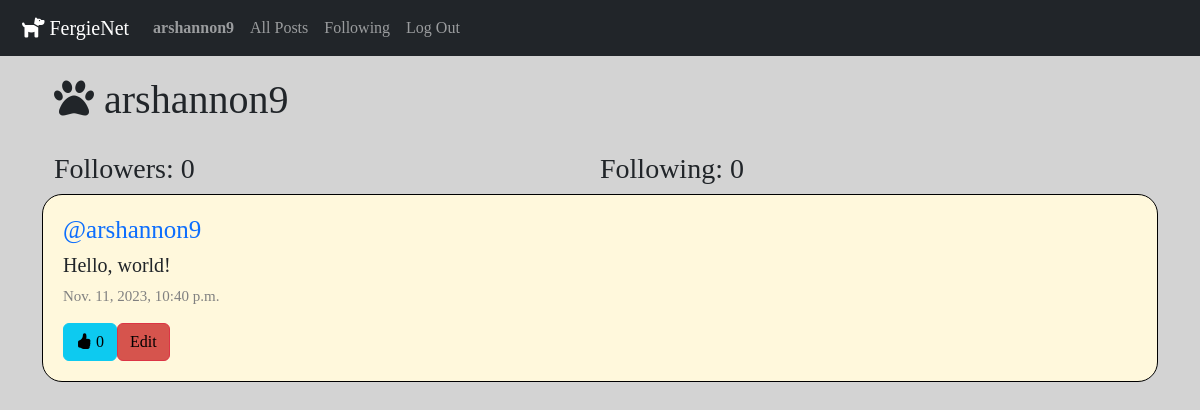
The page /profile/1 (signed in) on the database as committed earlier.
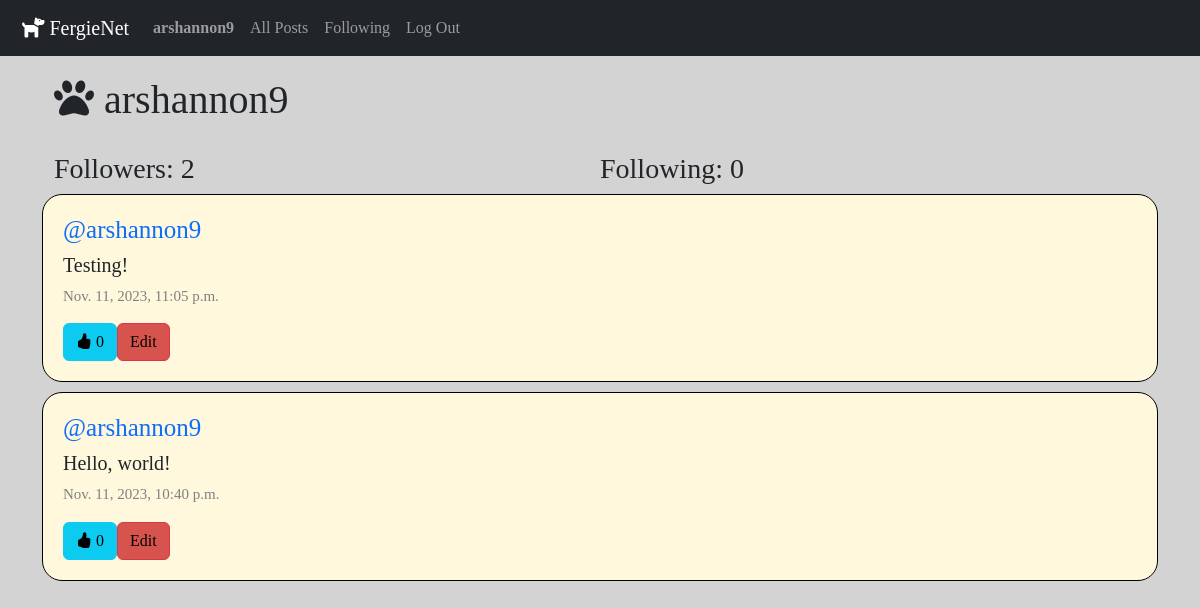
The same page on the database as committed later.
### network/models.py (models this page shows, shortened)
class Post(models.Model):
    user = models.ForeignKey(User, on_delete=models.CASCADE, related_name='author')
    content = models.CharField(max_length=280)
    date = models.DateTimeField(auto_now_add=True)
    like_count = models.IntegerField(default=0)

class User(AbstractUser):
    pass

### network/views.py (the view)
# urls.py: path("profile/<int:user_id>", views.profile, name="profile"),
def profile(request, user_id):
    if request.user.is_authenticated:
        user = get_object_or_404(User, pk=user_id)
        all_posts = Post.objects.filter(user=user).order_by("id").reverse()
        followers = Follow.objects.filter(user_followed=user)
        following = Follow.objects.filter(user_following=user)
        is_following = followers.filter(user_following=request.user).exists()
        paginator = Paginator(all_posts, 10)
        page_number = request.GET.get("page")
        page_posts = paginator.get_page(page_number)
        all_likes = Like.objects.all()
        user_likes = []
        try:
            for like in all_likes:
                if like.user_liking.id == request.user.id:
                    user_likes.append(like.post_liked.id)
        except:
            user_likes = []
        return render(request, "network/profile.html", {
            "all_posts": all_posts,
            "page_posts": page_posts,
            "username": user.username,
            "followers": followers,
            "following": following,
            "is_following": is_following,
            "profile_user": user,
            "user_likes": user_likes
        })
    else:
        messages.warning(request, "You must be logged in to view that page.")
        return HttpResponseRedirect(reverse("login"))

### network/templates/network/profile.html (shortened to what this page needs)
{% extends "network/layout.html" %} {% block body %}
<div class="container-lg page-display">
  <div class="container-lg header">
    <h1><i class="fa-solid fa-paw"></i> {{ username }}</h1>
  </div>
  <div class="container-lg">
    <div class="follow-list">
      <h3 class="col-6">Followers: {{ followers.count }}</h3>
      <h3 class="col-6">Following: {{ following.count }}</h3>
    </div>
  </div>
  <div class="all-posts">
    {% for post in page_posts %}
    <div class="container-lg post-display">
      <h5 class="post-user"><a href="{% url 'profile' user_id=post.user.id %}" class="post-user-link">@{{ post.user }}</a></h5>
      <h6 class="post-content" id="content_{{ post.id }}">{{ post.content }}</h6>
      <p class="post-date">{{ post.date }}</p>
      <div class="post-buttons">
      {% if user.is_authenticated %}
        <button class="btn btn-info bi bi-hand-thumbs-up-fill" id="{{ post.id }}" onclick="likeHandler({{ post.id }}, {{ user_likes }})"> <span id="like_count_display_{{ post.id }}">{{ post.like_count }}</span></button>
        {% if user == post.user %}
        <div class="edit-button">
          <button class="btn btn-danger" data-bs-toggle="modal" data-bs-target="#modal_edit_post_{{ post.id }}">Edit</button>
        </div>
        {% endif %}
      {% endif %}
      </div>
    </div>
    {% endfor %}
  </div>
</div>
{% endblock %}

Rows that differ between the two databases and show on the page:
added Post: user "arshannon9", content "Testing!", date "Nov. 11, 2023, 11:05 p.m.", like_count "0"
Other text that changed with them:
{{ followers.count }}: "0" → "2"
